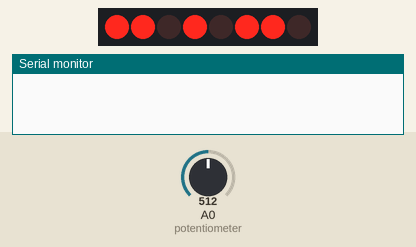
The sketch below on a simulated ESP8266 (NodeMCU). Parts: 8 shift-register outputs drawn as a row of LEDs (first output left, lit = HIGH), the last lines printed to the serial monitor. Wiring (inferred from the names in the program): shift register (74HC595): data D5; shift clock D7; latch D6. Wiring (inferred from the signals the program sends): row of LEDs: on Q0, Q1, Q2, Q3, Q4, Q5, Q6, Q7. Inputs (shaded band) come from the test bench; at power-on: A0 (potentiometer) = 512.

Above: at 1.2 s.
1.3 s: A0 (potentiometer) set to 473
At 2.7 s:
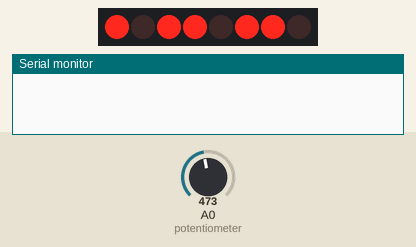
4.3 s: A0 (potentiometer) set to 445
At 5.3 s:
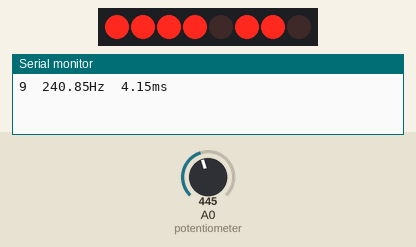
7.3 s: A0 (potentiometer) set to 273
At 7.6 s:
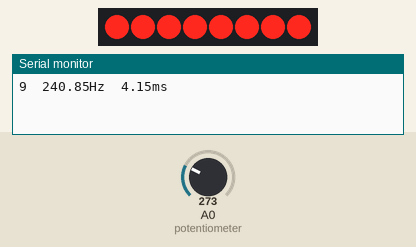
8.8 s: A0 (potentiometer) set to 240
At 9.8 s:
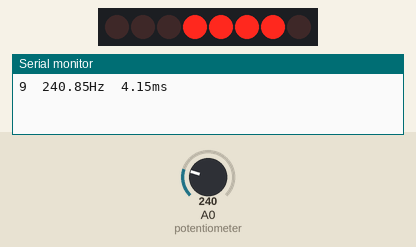
11.8 s: A0 (potentiometer) set to 1009
At 12.8 s:
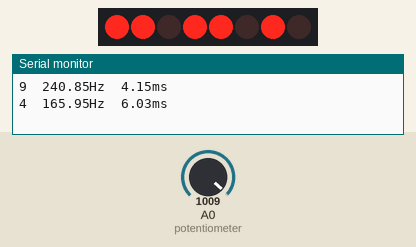
14.8 s: A0 (potentiometer) set to 1023
At 15.8 s:
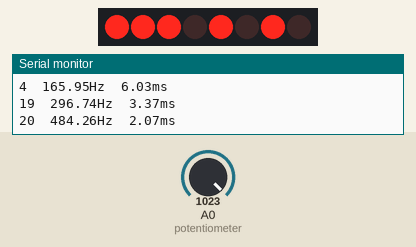
Timing chart, 0 to 17.8 s (numbered marks = the images above; inputs shaded):
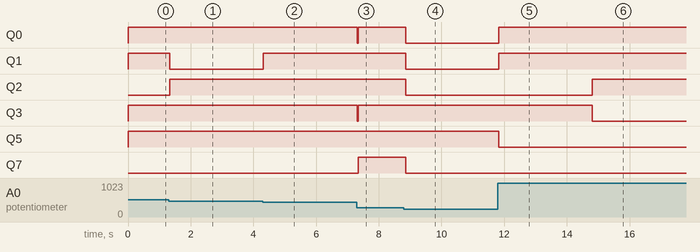

Measured:
- the behaviour switches between 461 and 460 on A0 (potentiometer) (found by bisection; images 1 and 2)
- the behaviour switches between 256 and 255 on A0 (potentiometer) (found by bisection; images 3 and 4)
- after the input at 8.8 s, Q0–2, Q7: HIGH → LOW after 0.07 s

The sketch:

Listing16-3.ino
```cpp
/*******************************************************************************
 * Sketch name: Generating a sine wave with R-2R ladder 8-bit DAC
 * Description: generate sine waves
 * Created on:  October 2020
 * Author:      Neil Cameron
 * Book:        Electronics Projects with the ESP8266 and ESP32
 * Chapter :    16 - Signal generation
 ******************************************************************************/

int dataPin = D5;            // shift register data
int latchPin = D6;          // latch and clock pins
int clockPin = D7;
int count = 0;
float sum, angle, Hz;
unsigned long lastTime;
int val, sign, mult, cycleTime;

void setup()
{
  Serial.begin(115200);         // define Serial Monitor baud rate
  pinMode(dataPin, OUTPUT);       // shift register pins as output
  pinMode(latchPin, OUTPUT);
  pinMode(clockPin, OUTPUT);
}

void loop()
{
  mult = 20.0*analogRead(A0)/1023.0;    // scale potentiometer value
  for (int deg=0; deg<360; deg=deg+mult)      // cycle through 360°
  {
    angle = deg*PI/180.0;       // convert degrees to radians
    sum = sin(angle);
    val = round(128+120.0*sum);     // scaled sine wave value
    digitalWrite(latchPin, LOW);      // start loading shift register
    shiftOut(dataPin, clockPin, MSBFIRST, val);   // load 8-bit number
    digitalWrite(latchPin, HIGH);     // end loading shift register
  }
  count ++;
  if(count > 999)           // display every 1000 cycles
  {
    cycleTime = millis() - lastTime;    // time (ms) for cycle
    Hz = 1000.0 * count / cycleTime;    // frequency (Hz)
    Serial.print(mult);Serial.print("\t");
    Serial.print(Hz);Serial.print("Hz\t");
    Serial.print(1.0*cycleTime/count);Serial.println("ms");
    count = 0;            // reset counter
    lastTime = millis();        // reset timer
  }
}
```
